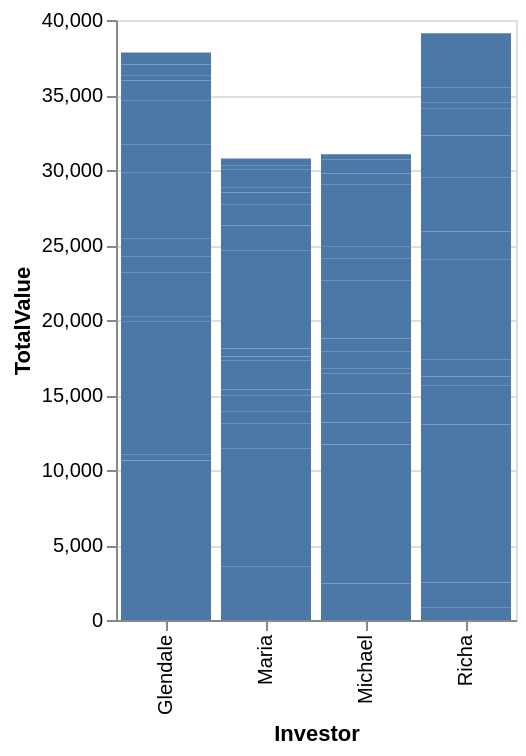

Notebook source saved alongside this figure:
### Markdown cell above
### Visualization 2

This visualization shows the sum of the total stock value (shares * price) for each investor.  Describe this visualization's strengths and weaknesses in the activity doc.

### Code cell
alt.Chart(portfolioData).mark_bar().encode(
    alt.X("Investor:N"),
    alt.Y("TotalValue:Q"),
    # alt.Color("Symbol:N"),
    alt.Tooltip(["Investor:N","TotalValue:Q","Symbol:N"])
).transform_calculate(
    TotalValue=alt.datum.Shares*alt.datum.Price
).properties(
    # title='What is the yearly percentage of deaths caused by Cardiovascular disaeases by location?',
    width=200,
    height=300
).interactive()

### Figure 1 — Vega-Lite specification as saved in the notebook (floating-point values rounded to 4 significant figures)
{"config": {"view": {"continuousWidth": 300, "continuousHeight": 300}}, "data": {"name": "data-179a789c1cc4599ee9efa294945fbda3"}, "mark": {"type": "bar"}, "encoding": {"tooltip": [{"field": "Investor", "type": "nominal"}, {"field": "TotalValue", "type": "quantitative"}, {"field": "Symbol", "type": "nominal"}], "x": {"field": "Investor", "type": "nominal"}, "y": {"field": "TotalValue", "type": "quantitative"}}, "height": 300, "params": [{"name": "param_16", "select": {"type": "interval", "encodings": ["x", "y"]}, "bind": "scales"}], "transform": [{"calculate": "(datum.Shares * datum.Price)", "as": "TotalValue"}], "width": 200, "$schema": "https://vega.github.io/schema/vega-lite/v5.20.1.json", "datasets": {"data-179a789c1cc4599ee9efa294945fbda3": [{"Investor": "Maria", "Company": "Apple", "Symbol": "AAPL", "Shares": 20, "Price": 179.2, "Date": "November 6, 2023"}, {"Investor": "Maria", "Company": "Netflix Inc.", "Symbol": "NFLX", "Shares": 18, "Price": 434.7, "Date": "November 6, 2023"}, {"Investor": "Maria", "Company": "Target Corporation", "Symbol": "TGT", "Shares": 15, "Price": 111.0, "Date": "November 6, 2023"}, {"Investor": "Maria", "Company": "Walt Disney Company", "Symbol": "DIS", "Shares": 10, "Price": 84.02, "Date": "November 6, 2023"}, {"Investor": "Maria", "Company": "Starbucks Corporation", "Symbol": "SBUX", "Shares": 10, "Price": 104.0, "Date": "November 6, 2023"}, {"Investor": "Maria", "Company": "eBay Inc.", "Symbol": "EBAY", "Shares": 10, "Price": 40.36, "Date": "November 6, 2023"}, {"Investor": "Maria", "Company": "Ulta Beauty Inc.", "Symbol": "ULTA", "Shares": 5, "Price": 386.0, "Date": "November 6, 2023"}, {"Investor": "Maria", "Company": "Coca-Cola Company", "Symbol": "KO", "Shares": 5, "Price": 56.97, "Date": "November 6, 2023"}, {"Investor": "Maria", "Company": "NIKE Inc. Class B", "Symbol": "NKE", "Shares": 4, "Price": 107.2, "Date": "November 6, 2023"}, {"Investor": "Maria", "Company": "Kraft Heinz Company", "Symbol": "KHC", "Shares": 3, "Price": 33.29, "Date": "November 6, 2023"}, {"Investor": "Glendale", "Company": "Apple", "Symbol": "AAPL", "Shares": 19, "Price": 179.2, "Date": "November 6, 2023"}, {"Investor": "Glendale", "Company": "Netflix Inc.", "Symbol": "NFLX", "Shares": 15, "Price": 434.7, "Date": "November 6, 2023"}, {"Investor": "Glendale", "Company": "PayPal Holdings Inc.", "Symbol": "PYPL", "Shares": 13, "Price": 54.62, "Date": "November 6, 2023"}, {"Investor": "Glendale", "Company": "Intel Corporation", "Symbol": "INTC", "Shares": 10, "Price": 37.95, "Date": "November 6, 2023"}, {"Investor": "Glendale", "Company": "Adobe Incorporated", "Symbol": "ADBE", "Shares": 10, "Price": 565.5, "Date": "November 6, 2023"}, {"Investor": "Glendale", "Company": "Microsoft Corporation", "Symbol": "MSFT", "Shares": 9, "Price": 356.5, "Date": "November 6, 2023"}, {"Investor": "Glendale", "Company": "eBay Inc.", "Symbol": "EBAY", "Shares": 9, "Price": 40.36, "Date": "November 6, 2023"}, {"Investor": "Glendale", "Company": "NVIDIA Corporation", "Symbol": "NVDA", "Shares": 5, "Price": 457.5, "Date": "November 6, 2023"}, {"Investor": "Glendale", "Company": "Electronic Arts Inc.", "Symbol": "EA", "Shares": 5, "Price": 129.3, "Date": "November 6, 2023"}, {"Investor": "Glendale", "Company": "Salesforce Inc.", "Symbol": "CRM", "Shares": 5, "Price": 207.4, "Date": "November 6, 2023"}, {"Investor": "Richa", "Company": "PayPal Holdings Inc.", "Symbol": "PYPL", "Shares": 15, "Price": 54.62, "Date": "November 6, 2023"}, {"Investor": "Richa", "Company": "Capital One Financial Corp", "Symbol": "COF", "Shares": 13, "Price": 101.5, "Date": "November 6, 2023"}, {"Investor": "Richa", "Company": "Bank of America Corp", "Symbol": "BAC", "Shares": 13, "Price": 28.33, "Date": "November 6, 2023"}, {"Investor": "Richa", "Company": "Mastercard Incorporated Class A", "Symbol": "MA", "Shares": 13, "Price": 386.2, "Date": "November 6, 2023"}, {"Investor": "Richa", "Company": "Intuit Inc.", "Symbol": "INTU", "Shares": 11, "Price": 500.5, "Date": "November 6, 2023"}, {"Investor": "Richa", "Company": "Goldman Sachs Group Inc.", "Symbol": "GS", "Shares": 8, "Price": 323.9, "Date": "November 6, 2023"}, {"Investor": "Richa", "Company": "Morgan Stanley", "Symbol": "MS", "Shares": 8, "Price": 75.92, "Date": "November 6, 2023"}, {"Investor": "Richa", "Company": "JPMorgan Chase & Co.", "Symbol": "JPM", "Shares": 8, "Price": 144.1, "Date": "November 6, 2023"}, {"Investor": "Richa", "Company": "Accenture Plc Class A", "Symbol": "ACN", "Shares": 6, "Price": 313.1, "Date": "November 6, 2023"}, {"Investor": "Richa", "Company": "BlackRock Inc.", "Symbol": "BLK", "Shares": 5, "Price": 653.2, "Date": "November 6, 2023"}, {"Investor": "Michael", "Company": "Amazon.com Inc.", "Symbol": "AMZN", "Shares": 10, "Price": 139.7, "Date": "November 6, 2023"}, {"Investor": "Michael", "Company": "Starbucks Corporation", "Symbol": "SBUX", "Shares": 10, "Price": 104.0, "Date": "November 6, 2023"}, {"Investor": "Michael", "Company": "Costco Wholesale Corporation", "Symbol": "COST", "Shares": 10, "Price": 569.8, "Date": "November 6, 2023"}, {"Investor": "Michael", "Company": "Microsoft Corporation", "Symbol": "MSFT", "Shares": 10, "Price": 356.5, "Date": "November 6, 2023"}, {"Investor": "Michael", "Company": "T-Mobile US Inc.", "Symbol": "TMUS", "Shares": 10, "Price": 147.3, "Date": "November 6, 2023"}, {"Investor": "Michael", "Company": "Boeing Company", "Symbol": "BA", "Shares": 10, "Price": 192.9, "Date": "November 6, 2023"}, {"Investor": "Michael", "Company": "Alphabet Inc. Class A", "Symbol": "GOOGL", "Shares": 10, "Price": 131.4, "Date": "November 6, 2023"}, {"Investor": "Michael", "Company": "Alaska Airlines", "Symbol": "ALK", "Shares": 10, "Price": 32.84, "Date": "November 6, 2023"}, {"Investor": "Michael", "Company": "Barrett Business Services", "Symbol": "BBSI", "Shares": 10, "Price": 99.17, "Date": "November 6, 2023"}, {"Investor": "Michael", "Company": "Nordstrom Inc", "Symbol": "JWN", "Shares": 10, "Price": 14.33, "Date": "November 6, 2023"}, {"Investor": "Maria", "Company": "Apple", "Symbol": "AAPL", "Shares": 20, "Price": 65.04, "Date": "November 8, 2019"}, {"Investor": "Maria", "Company": "Netflix Inc.", "Symbol": "NFLX", "Shares": 18, "Price": 291.6, "Date": "November 8, 2019"}, {"Investor": "Maria", "Company": "Target Corporation", "Symbol": "TGT", "Shares": 15, "Price": 110.2, "Date": "November 8, 2019"}, {"Investor": "Maria", "Company": "Walt Disney Company", "Symbol": "DIS", "Shares": 10, "Price": 138.0, "Date": "November 8, 2019"}, {"Investor": "Maria", "Company": "Starbucks Corporation", "Symbol": "SBUX", "Shares": 10, "Price": 81.77, "Date": "November 8, 2019"}, {"Investor": "Maria", "Company": "eBay Inc.", "Symbol": "EBAY", "Shares": 10, "Price": 35.14, "Date": "November 8, 2019"}, {"Investor": "Maria", "Company": "Ulta Beauty Inc.", "Symbol": "ULTA", "Shares": 5, "Price": 239.3, "Date": "November 8, 2019"}, {"Investor": "Maria", "Company": "Coca-Cola Company", "Symbol": "KO", "Shares": 5, "Price": 52.21, "Date": "November 8, 2019"}, {"Investor": "Maria", "Company": "NIKE Inc. Class B", "Symbol": "NKE", "Shares": 4, "Price": 89.81, "Date": "November 8, 2019"}, {"Investor": "Maria", "Company": "Kraft Heinz Company", "Symbol": "KHC", "Shares": 3, "Price": 32.85, "Date": "November 8, 2019"}, {"Investor": "Glendale", "Company": "Apple", "Symbol": "AAPL", "Shares": 19, "Price": 65.04, "Date": "November 8, 2019"}, {"Investor": "Glendale", "Company": "Netflix Inc.", "Symbol": "NFLX", "Shares": 15, "Price": 291.6, "Date": "November 8, 2019"}, {"Investor": "Glendale", "Company": "PayPal Holdings Inc.", "Symbol": "PYPL", "Shares": 13, "Price": 101.4, "Date": "November 8, 2019"}, {"Investor": "Glendale", "Company": "Intel Corporation", "Symbol": "INTC", "Shares": 10, "Price": 58.27, "Date": "November 8, 2019"}, {"Investor": "Glendale", "Company": "Adobe Incorporated", "Symbol": "ADBE", "Shares": 10, "Price": 292.5, "Date": "November 8, 2019"}, {"Investor": "Glendale", "Company": "Microsoft Corporation", "Symbol": "MSFT", "Shares": 9, "Price": 146.0, "Date": "November 8, 2019"}, {"Investor": "Glendale", "Company": "eBay Inc.", "Symbol": "EBAY", "Shares": 9, "Price": 35.14, "Date": "November 8, 2019"}, {"Investor": "Glendale", "Company": "NVIDIA Corporation", "Symbol": "NVDA", "Shares": 5, "Price": 51.94, "Date": "November 8, 2019"}, {"Investor": "Glendale", "Company": "Electronic Arts Inc.", "Symbol": "EA", "Shares": 5, "Price": 98.27, "Date": "November 8, 2019"}, {"Investor": "Glendale", "Company": "Salesforce Inc.", "Symbol": "CRM", "Shares": 5, "Price": 161.1, "Date": "November 8, 2019"}, {"Investor": "Richa", "Company": "PayPal Holdings Inc.", "Symbol": "PYPL", "Shares": 15, "Price": 101.4, "Date": "November 8, 2019"}, {"Investor": "Richa", "Company": "Capital One Financial Corp", "Symbol": "COF", "Shares": 13, "Price": 109.5, "Date": "November 8, 2019"}, {"Investor": "Richa", "Company": "Bank of America Corp", "Symbol": "BAC", "Shares": 13, "Price": 33.26, "Date": "November 8, 2019"}, {"Investor": "Richa", "Company": "Mastercard Incorporated Class A", "Symbol": "MA", "Shares": 13, "Price": 274.9, "Date": "November 8, 2019"}, {"Investor": "Richa", "Company": "Intuit Inc.", "Symbol": "INTU", "Shares": 11, "Price": 256.9, "Date": "November 8, 2019"}, {"Investor": "Richa", "Company": "Goldman Sachs Group Inc.", "Symbol": "GS", "Shares": 8, "Price": 222.9, "Date": "November 8, 2019"}, {"Investor": "Richa", "Company": "Morgan Stanley", "Symbol": "MS", "Shares": 8, "Price": 49.15, "Date": "November 8, 2019"}, {"Investor": "Richa", "Company": "JPMorgan Chase & Co.", "Symbol": "JPM", "Shares": 8, "Price": 130.4, "Date": "November 8, 2019"}, {"Investor": "Richa", "Company": "Accenture Plc Class A", "Symbol": "ACN", "Shares": 6, "Price": 189.7, "Date": "November 8, 2019"}, {"Investor": "Richa", "Company": "BlackRock Inc.", "Symbol": "BLK", "Shares": 5, "Price": 490.2, "Date": "November 8, 2019"}, {"Investor": "Michael", "Company": "Amazon.com Inc.", "Symbol": "AMZN", "Shares": 10, "Price": 89.29, "Date": "November 8, 2019"}, {"Investor": "Michael", "Company": "Starbucks Corporation", "Symbol": "SBUX", "Shares": 10, "Price": 81.77, "Date": "November 8, 2019"}, {"Investor": "Michael", "Company": "Costco Wholesale Corporation", "Symbol": "COST", "Shares": 10, "Price": 302.6, "Date": "November 8, 2019"}, {"Investor": "Michael", "Company": "Microsoft Corporation", "Symbol": "MSFT", "Shares": 10, "Price": 146.0, "Date": "November 8, 2019"}, {"Investor": "Michael", "Company": "T-Mobile US Inc.", "Symbol": "TMUS", "Shares": 10, "Price": 80.94, "Date": "November 8, 2019"}, {"Investor": "Michael", "Company": "Boeing Company", "Symbol": "BA", "Shares": 10, "Price": 351.0, "Date": "November 8, 2019"}, {"Investor": "Michael", "Company": "Alphabet Inc. Class A", "Symbol": "GOOGL", "Shares": 10, "Price": 65.45, "Date": "November 8, 2019"}, {"Investor": "Michael", "Company": "Alaska Airlines", "Symbol": "ALK", "Shares": 10, "Price": 71.17, "Date": "November 8, 2019"}, {"Investor": "Michael", "Company": "Barrett Business Services", "Symbol": "BBSI", "Shares": 10, "Price": 91.99, "Date": "November 8, 2019"}, {"Investor": "Michael", "Company": "Nordstrom Inc", "Symbol": "JWN", "Shares": 10, "Price": 36.65, "Date": "November 8, 2019"}]}}
